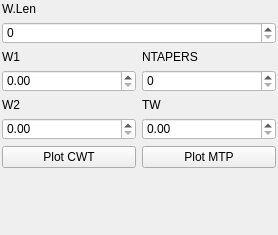
<?xml version="1.0" encoding="UTF-8"?>
<ui version="4.0">
 <class>DockWidget</class>
 <widget class="QDockWidget" name="DockWidget">
  <property name="geometry">
   <rect>
    <x>0</x>
    <y>0</y>
    <width>278</width>
    <height>235</height>
   </rect>
  </property>
  <property name="sizePolicy">
   <sizepolicy hsizetype="Expanding" vsizetype="Expanding">
    <horstretch>0</horstretch>
    <verstretch>0</verstretch>
   </sizepolicy>
  </property>
  <property name="minimumSize">
   <size>
    <width>170</width>
    <height>216</height>
   </size>
  </property>
  <property name="autoFillBackground">
   <bool>true</bool>
  </property>
  <property name="features">
   <set>QDockWidget::DockWidgetMovable</set>
  </property>
  <property name="allowedAreas">
   <set>Qt::AllDockWidgetAreas</set>
  </property>
  <property name="windowTitle">
   <string/>
  </property>
  <widget class="QWidget" name="dockWidgetContents">
   <layout class="QGridLayout" name="gridLayout">
    <property name="leftMargin">
     <number>2</number>
    </property>
    <property name="topMargin">
     <number>2</number>
    </property>
    <property name="rightMargin">
     <number>2</number>
    </property>
    <property name="bottomMargin">
     <number>2</number>
    </property>
    <item row="0" column="0">
     <widget class="QLabel" name="label_47">
      <property name="text">
       <string>W.Len</string>
      </property>
     </widget>
    </item>
    <item row="2" column="0">
     <widget class="QLabel" name="label_51">
      <property name="text">
       <string>W1</string>
      </property>
     </widget>
    </item>
    <item row="2" column="1">
     <widget class="QLabel" name="label_49">
      <property name="text">
       <string>NTAPERS</string>
      </property>
     </widget>
    </item>
    <item row="3" column="0">
     <widget class="QDoubleSpinBox" name="win1Dsb">
      <property name="sizePolicy">
       <sizepolicy hsizetype="Expanding" vsizetype="Fixed">
        <horstretch>0</horstretch>
        <verstretch>0</verstretch>
       </sizepolicy>
      </property>
      <property name="styleSheet">
       <string notr="true">background-color: rgb(255, 255, 255);</string>
      </property>
     </widget>
    </item>
    <item row="3" column="1">
     <widget class="QSpinBox" name="ntapersSb">
      <property name="sizePolicy">
       <sizepolicy hsizetype="Expanding" vsizetype="Fixed">
        <horstretch>0</horstretch>
        <verstretch>0</verstretch>
       </sizepolicy>
      </property>
      <property name="styleSheet">
       <string notr="true">background-color: rgb(255, 255, 255);</string>
      </property>
     </widget>
    </item>
    <item row="4" column="0">
     <widget class="QLabel" name="label_52">
      <property name="text">
       <string>W2</string>
      </property>
     </widget>
    </item>
    <item row="4" column="1">
     <widget class="QLabel" name="label_48">
      <property name="text">
       <string>TW</string>
      </property>
     </widget>
    </item>
    <item row="5" column="0">
     <widget class="QDoubleSpinBox" name="win2Dsb">
      <property name="sizePolicy">
       <sizepolicy hsizetype="Expanding" vsizetype="Fixed">
        <horstretch>0</horstretch>
        <verstretch>0</verstretch>
       </sizepolicy>
      </property>
      <property name="styleSheet">
       <string notr="true">background-color: rgb(255, 255, 255);</string>
      </property>
     </widget>
    </item>
    <item row="5" column="1">
     <widget class="QDoubleSpinBox" name="twDsb">
      <property name="sizePolicy">
       <sizepolicy hsizetype="Expanding" vsizetype="Fixed">
        <horstretch>0</horstretch>
        <verstretch>0</verstretch>
       </sizepolicy>
      </property>
      <property name="styleSheet">
       <string notr="true">background-color: rgb(255, 255, 255);</string>
      </property>
     </widget>
    </item>
    <item row="6" column="0">
     <widget class="QPushButton" name="plotCWTBtn">
      <property name="text">
       <string>Plot CWT</string>
      </property>
     </widget>
    </item>
    <item row="6" column="1">
     <widget class="QPushButton" name="plotMTPBtn">
      <property name="text">
       <string>Plot MTP</string>
      </property>
     </widget>
    </item>
    <item row="7" column="0" colspan="2">
     <spacer name="verticalSpacer">
      <property name="orientation">
       <enum>Qt::Vertical</enum>
      </property>
      <property name="sizeHint" stdset="0">
       <size>
        <width>20</width>
        <height>40</height>
       </size>
      </property>
     </spacer>
    </item>
    <item row="1" column="0" colspan="2">
     <widget class="QSpinBox" name="winLenghtSpecSb">
      <property name="sizePolicy">
       <sizepolicy hsizetype="Expanding" vsizetype="Fixed">
        <horstretch>0</horstretch>
        <verstretch>0</verstretch>
       </sizepolicy>
      </property>
      <property name="styleSheet">
       <string notr="true">background-color: rgb(255, 255, 255);</string>
      </property>
     </widget>
    </item>
   </layout>
  </widget>
 </widget>
 <resources/>
 <connections/>
</ui>
